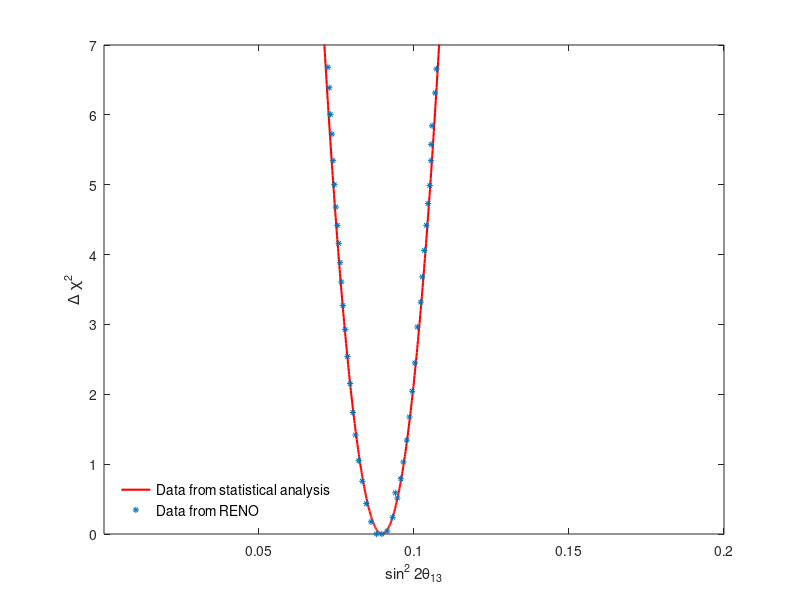

MATLAB code for this plot:
# reno_parabola_s22t13
data=load('parabola_s22t13_reno_data_cal.dat');
data1=load('parabol_s2_reno.dat');

val_min=min(data1(:,2));
for i=1,45
	data1(:,2)=data1(:,2)-val_min;
end
plot(data(:,1),data(:,2),"linewidth",1.5,'r',
	 data1(:,1),data1(:,2),"*",'markersize',4.5);
xlabel('sin^{2} 2\theta_{13}');
ylabel('\Delta \chi^2');
axis ([0.0,0.2, 0.0,7]);

set(gca, 'xtick', [0.05,0.1,0.15,0.2]);
h = legend ({ "Data from statistical analysis","Data from RENO"},"location", "southwest");
set(h,"fontsize",10);
legend boxoff